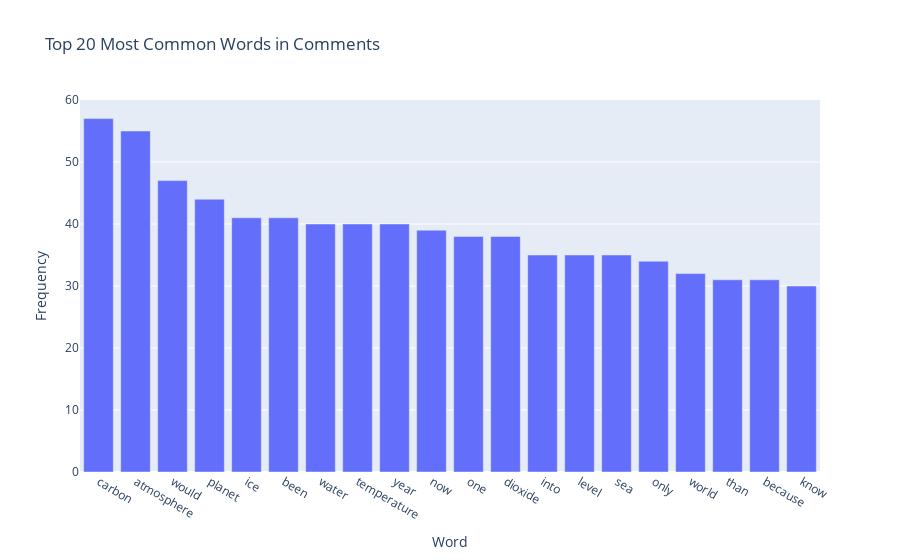

This figure's notebook cell:
### Code cell
# --- 5. Basic Text Analysis (Most Common Words) ---
print("\n--- 5. Basic Text Analysis (Most Common Words) ---")

# Combine all cleaned text into a single string
all_words = ' '.join(df['cleaned_text']).split()

# Remove common English stop words and specific climate-related words that might dominate
# without providing much insight into specific topics.
stop_words = set([
    'the', 'a', 'an', 'is', 'it', 'and', 'to', 'of', 'for', 'with', 'in', 'on', 'that', 'this',
    'be', 'not', 'as', 'by', 'from', 'at', 'have', 'do', 'we', 'you', 'can', 'will', 'are',
    'has', 'its', 'about', 'just', 'so', 'was', 'like', 'how', 'what', 'or', 'if', 'but',
    'my', 'our', 'your', 'all', 'more', 'they', 'their', 'there', 'what', 'when', 'why',
    'which', 'who', 'where', 'get', 'dont', 'thats', 'much', 'see', 'think', 'nasa', 'climate',
    'change', 'earth', 'global', 'warming', 'temperatures', 'years', 'said', 'people', 'us'
])

# Count word frequency, excluding stop words
filtered_words = [word for word in all_words if word not in stop_words and len(word) > 2] # Exclude very short words
word_counts = Counter(filtered_words)

# Get the 20 most common words
most_common_words = word_counts.most_common(20)
print("\n--- 20 Most Common Words (excluding stop words) ---")
for word, count in most_common_words:
    print(f"{word}: {count}")

# Visualize most common words
fig_common_words = px.bar(x=[word for word, count in most_common_words],
                          y=[count for word, count in most_common_words],
                          title='Top 20 Most Common Words in Comments',
                          labels={'x': 'Word', 'y': 'Frequency'})
fig_common_words.show()

### Figure 1 — Plotly figure (JSON) as saved in the notebook; plotly's stock layout.template omitted (floating-point values rounded to 4 significant figures)
{"data": [{"hovertemplate": "Word=%{x}<br>Frequency=%{y}<extra></extra>", "legendgroup": "", "marker": {"color": "#636efa", "pattern": {"shape": ""}}, "name": "", "orientation": "v", "showlegend": false, "textposition": "auto", "type": "bar", "x": ["carbon", "atmosphere", "would", "planet", "ice", "been", "water", "temperature", "year", "now", "one", "dioxide", "into", "level", "sea", "only", "world", "than", "because", "know"], "xaxis": "x", "y": [57, 55, 47, 44, 41, 41, 40, 40, 40, 39, 38, 38, 35, 35, 35, 34, 32, 31, 31, 30], "yaxis": "y"}], "layout": {"barmode": "relative", "legend": {"tracegroupgap": 0}, "title": {"text": "Top 20 Most Common Words in Comments"}, "xaxis": {"anchor": "y", "domain": [0, 1], "title": {"text": "Word"}}, "yaxis": {"anchor": "x", "domain": [0, 1], "title": {"text": "Frequency"}}}}
